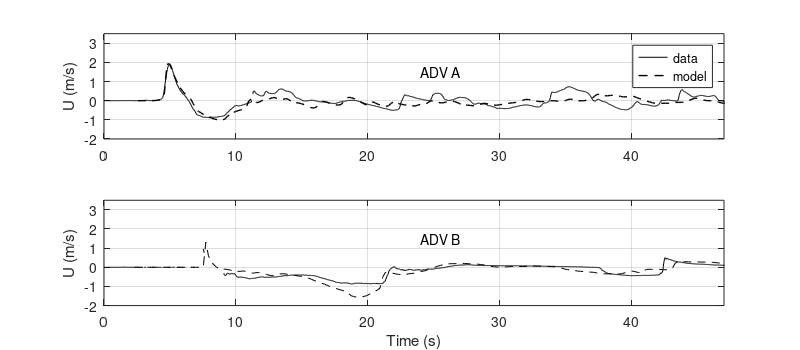

The MATLAB source for this figure:
clf
clear all
sk=2;
fact=1;

set(gcf,'units','inches','paperunits','inches','papersize', [8 3.5],'position',[1 1 9 4.5],'paperposition',[0 0 8 3.5]);

datae=load('FSE_BM2_shi_tvd.txt');
% shift time
    [m,n]=size(datae);
    t=datae(:,1);
    eta=datae(:,2:n);

        WGdata=load('WG1.txt');

            for k=1:length(eta(:,1))
                if eta(k,1)==max(eta(:,1))
                    num_shift_ind=k;
                    num_t_shift=t(k);
                    break
                end
            end
            
            for k=1:length(WGdata(:,2))
                if WGdata(k,2)==max(WGdata(:,2))
                    exp_shift_ind=k;
                    exp_t_shift=WGdata(k,1);
                    break
                end
            end   
        
            t=t-num_t_shift+exp_t_shift-0.25; % some difference between eta and u

% read
 data=load('VT_A_BM2_shi_tvd.txt');       
    [m,nn]=size(data);
    n=6;
    vel=zeros(m,6);
    vel(:,1:nn-1)=data(:,2:nn);
    veldata=load('U_Velocity_AverageA.txt');

subplot(211)
plot(veldata(1:sk:length(veldata),1),veldata(1:sk:length(veldata),2)-mean(veldata(1:25,2)),'k-')
       
hold on
plot(t,vel(:,1)/fact,'k--','LineWidth',1.0)
    ylabel('U (m/s)')
grid
axis([0 47 -2.0 3.5])
% B
 data=load('VT_B_BM2_shi_tvd.txt');       
    [m,nn]=size(data);
    n=6;
    vel=zeros(m,6);
    vel(:,1:nn-1)=data(:,2:nn);
    veldata=load('U_Velocity_AverageB.txt');
text(24,1.5,'ADV A')
legend('data','model')

subplot(212)

plot(veldata(1:sk:length(veldata),1),veldata(1:sk:length(veldata),2)-mean(veldata(1:25,2)),'k-')
       
hold on
plot(t-0.25,vel(:,1)/fact,'k--')
grid
    ylabel('U (m/s)')
text(24,1.5,'ADV B')
axis([0 47 -2. 3.5])
xlabel('Time (s)')

